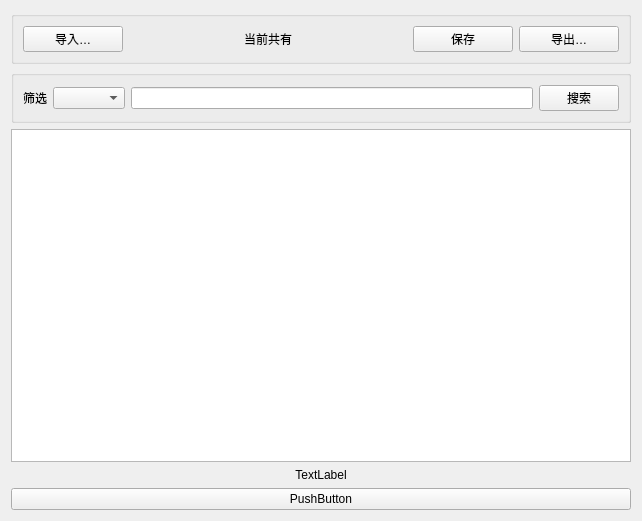
<?xml version="1.0" encoding="UTF-8"?>
<ui version="4.0">
 <class>Menu</class>
 <widget class="QWidget" name="Menu">
  <property name="geometry">
   <rect>
    <x>0</x>
    <y>0</y>
    <width>642</width>
    <height>521</height>
   </rect>
  </property>
  <property name="windowTitle">
   <string>Menu</string>
  </property>
  <layout class="QHBoxLayout" name="horizontalLayout">
   <item>
    <layout class="QVBoxLayout" name="verticalLayout">
     <item>
      <widget class="QGroupBox" name="horizontalGroupBox">
       <property name="maximumSize">
        <size>
         <width>16777215</width>
         <height>60</height>
        </size>
       </property>
       <layout class="QHBoxLayout" name="horizontalLayout_2">
        <item>
         <widget class="QPushButton" name="inputBtn">
          <property name="maximumSize">
           <size>
            <width>100</width>
            <height>16777215</height>
           </size>
          </property>
          <property name="text">
           <string>导入…</string>
          </property>
         </widget>
        </item>
        <item>
         <widget class="QLabel" name="status">
          <property name="text">
           <string>当前共有</string>
          </property>
          <property name="alignment">
           <set>Qt::AlignCenter</set>
          </property>
         </widget>
        </item>
        <item>
         <widget class="QPushButton" name="saveBtn">
          <property name="maximumSize">
           <size>
            <width>100</width>
            <height>16777215</height>
           </size>
          </property>
          <property name="text">
           <string>保存</string>
          </property>
         </widget>
        </item>
        <item>
         <widget class="QPushButton" name="outputBtn">
          <property name="maximumSize">
           <size>
            <width>100</width>
            <height>16777215</height>
           </size>
          </property>
          <property name="text">
           <string>导出…</string>
          </property>
         </widget>
        </item>
       </layout>
      </widget>
     </item>
     <item>
      <widget class="QGroupBox" name="groupBox">
       <property name="title">
        <string/>
       </property>
       <layout class="QHBoxLayout" name="horizontalLayout_3">
        <item>
         <widget class="QLabel" name="selectTitle">
          <property name="text">
           <string>筛选</string>
          </property>
         </widget>
        </item>
        <item>
         <widget class="QComboBox" name="typeChooose"/>
        </item>
        <item>
         <widget class="QLineEdit" name="search"/>
        </item>
        <item>
         <widget class="QPushButton" name="yesBtn">
          <property name="text">
           <string>搜索</string>
          </property>
         </widget>
        </item>
       </layout>
      </widget>
     </item>
     <item>
      <widget class="QTableWidget" name="table"/>
     </item>
     <item>
      <widget class="QLabel" name="sumInfo">
       <property name="text">
        <string>TextLabel</string>
       </property>
       <property name="alignment">
        <set>Qt::AlignCenter</set>
       </property>
      </widget>
     </item>
     <item>
      <widget class="QPushButton" name="exit">
       <property name="text">
        <string>PushButton</string>
       </property>
      </widget>
     </item>
    </layout>
   </item>
  </layout>
 </widget>
 <resources/>
 <connections/>
</ui>
